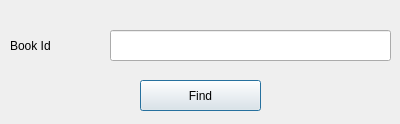
<?xml version="1.0" encoding="UTF-8"?>
<ui version="4.0">
 <class>findLibrarianForm</class>
 <widget class="QDialog" name="findLibrarianForm">
  <property name="geometry">
   <rect>
    <x>0</x>
    <y>0</y>
    <width>400</width>
    <height>124</height>
   </rect>
  </property>
  <property name="windowTitle">
   <string>Find Book</string>
  </property>
  <widget class="QLineEdit" name="bookIdTxt">
   <property name="geometry">
    <rect>
     <x>110</x>
     <y>30</y>
     <width>281</width>
     <height>31</height>
    </rect>
   </property>
  </widget>
  <widget class="QLabel" name="label">
   <property name="geometry">
    <rect>
     <x>10</x>
     <y>30</y>
     <width>101</width>
     <height>31</height>
    </rect>
   </property>
   <property name="text">
    <string>Book Id</string>
   </property>
  </widget>
  <widget class="QPushButton" name="findBtn">
   <property name="geometry">
    <rect>
     <x>140</x>
     <y>80</y>
     <width>121</width>
     <height>31</height>
    </rect>
   </property>
   <property name="text">
    <string>Find</string>
   </property>
  </widget>
 </widget>
 <resources/>
 <connections/>
</ui>
